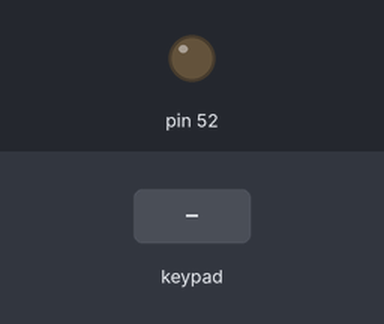
Bench run of a sketch on a simulated Arduino Mega 2560, built with avr-gcc and run on an emulated ATmega2560. Parts: output pins drawn as LEDs (lit = HIGH). Dashed ring = blinking. Inputs (shaded band) come from the test bench. What the sketch prints to the serial monitor is not drawn.

Above: at 1.2 s.
1.3 s: keypad keys 2 2 2 3 2 4 2 5 pressed 0.4 s apart
At 4.0 s:
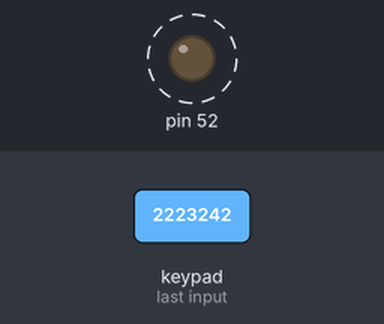
6.0 s: key '1' pressed
At 6.9 s:
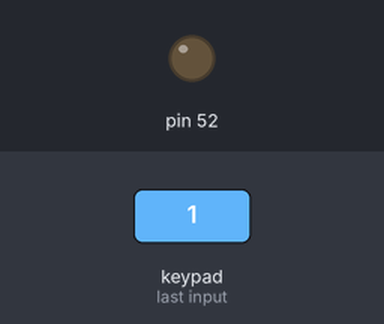
7.5 s: key '2' pressed
At 8.3 s:
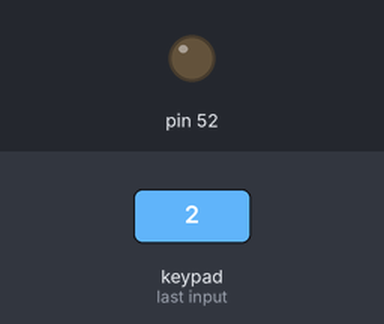
9.0 s: keypad keys 2 2 2 3 2 4 2 5 # pressed 0.4 s apart
At 9.61 s:
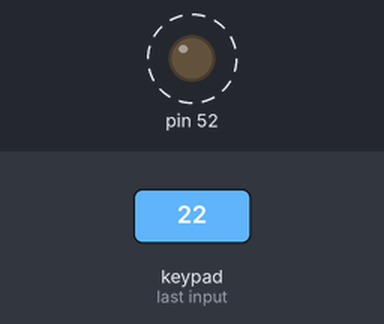
14.1 s: key '3' pressed
At 15.3 s:
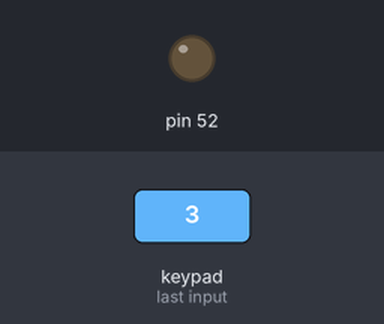
15.6 s: keypad keys 2 2 2 3 2 4 2 5 * pressed 0.4 s apart
At 15.81 s:
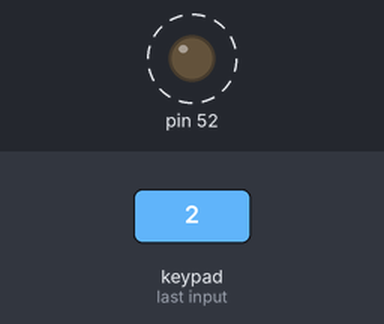
Timing chart, 0 to 19.5 s (numbered marks = the images above; inputs shaded):
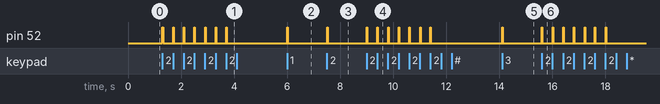

The sketch:

slave.ino
```cpp
#include <Keypad.h>

const byte ROWS = 4; //four rows
const byte COLS = 4; //three columns
char keys[ROWS][COLS] = {
  {'1','2','3'},
  {'4','5','6'},
  {'7','8','9'},
  {'*','0','#'}
};
byte rowPins[ROWS] = {22, 23, 24, 25}; //connect to the row pinouts of the keypad
byte colPins[COLS] = {26, 27, 28}; //connect to the column pinouts of the keypad

Keypad keypad = Keypad( makeKeymap(keys), rowPins, colPins, ROWS, COLS );
int vote1=0;
int vote2=0;
int vote3=0;
int vote4=0;
void setup() {
//  pinMode(53 , OUTPUT);
  pinMode(52, OUTPUT);
  Serial.begin(9600);

}

void loop() {
  char customKey = keypad.waitForKey();

  if(customKey == '1'){
    vote1++;
    digitalWrite(52, HIGH);
    delay(20);
    digitalWrite(52 , LOW);
//    tone(53,1000);
//    delay(20);
//    noTone(53);
//    delay(20);
  }
  if(customKey == '2'){
    vote2++;
    digitalWrite(52, HIGH);
    delay(20);
    digitalWrite(52 , LOW);
//    tone(53,1000);
//    delay(20);
//    noTone(53);
//    delay(20);
  }
  if(customKey == '3'){
    vote3++;
    digitalWrite(52, HIGH);
    delay(20);
    digitalWrite(52 , LOW);
//    tone(53,1000);
//    delay(20);
//    noTone(53);
//    delay(20);
  }
  if(customKey == '4'){
    vote4++;
    digitalWrite(52, HIGH);
    delay(20);
    digitalWrite(52 , LOW);
//    tone(53,1000);
//    delay(20);
//    noTone(53);
//    delay(20);
  }

  byte data [] = {vote1 , vote2 , vote3 , vote4};
  Serial.write(data,4);
  delay(100);

}
```

Measured:
- after the input at 1.3 s, pin 52: alternates HIGH for 0.02 s and LOW for 0.38 s, 14 changes in all, then stays LOW, starting at once
- after the input at 6.0 s, pin 52: LOW → HIGH at once, → LOW 0.02 s later
- after the input at 7.5 s, pin 52: LOW → HIGH at once, → LOW 0.02 s later
- after the input at 9.0 s, pin 52: alternates HIGH for 0.02 s and LOW for 0.38 s, 14 changes in all, then stays LOW, starting at once
- after the input at 14.1 s, pin 52: LOW → HIGH at once, → LOW 0.02 s later
- after the input at 15.6 s, pin 52: alternates HIGH for 0.02 s and LOW for 0.38 s, 14 changes in all, then stays LOW, starting at once
